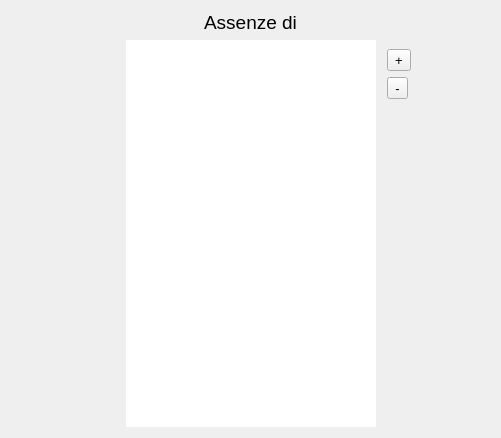
<?xml version="1.0" encoding="UTF-8"?>
<ui version="4.0">
 <class>mainWidget</class>
 <widget class="QWidget" name="mainWidget">
  <property name="geometry">
   <rect>
    <x>0</x>
    <y>0</y>
    <width>501</width>
    <height>438</height>
   </rect>
  </property>
  <property name="font">
   <font>
    <family>Arial</family>
    <pointsize>10</pointsize>
   </font>
  </property>
  <property name="windowTitle">
   <string>Assenze</string>
  </property>
  <layout class="QGridLayout" name="gridLayout">
   <item row="1" column="0">
    <spacer name="hSpacer">
     <property name="orientation">
      <enum>Qt::Horizontal</enum>
     </property>
     <property name="sizeType">
      <enum>QSizePolicy::Expanding</enum>
     </property>
     <property name="sizeHint" stdset="0">
      <size>
       <width>70</width>
       <height>20</height>
      </size>
     </property>
    </spacer>
   </item>
   <item row="1" column="4">
    <widget class="QWidget" name="widgetButtons" native="true">
     <property name="sizePolicy">
      <sizepolicy hsizetype="Expanding" vsizetype="Preferred">
       <horstretch>0</horstretch>
       <verstretch>0</verstretch>
      </sizepolicy>
     </property>
     <layout class="QVBoxLayout" name="layoutButtons">
      <property name="leftMargin">
       <number>5</number>
      </property>
      <item alignment="Qt::AlignLeft">
       <widget class="QToolButton" name="btnPiu">
        <property name="text">
         <string>+</string>
        </property>
       </widget>
      </item>
      <item alignment="Qt::AlignLeft">
       <widget class="QToolButton" name="btnMeno">
        <property name="text">
         <string>-</string>
        </property>
       </widget>
      </item>
      <item>
       <spacer name="verticalSpacer2">
        <property name="orientation">
         <enum>Qt::Vertical</enum>
        </property>
        <property name="sizeType">
         <enum>QSizePolicy::Expanding</enum>
        </property>
        <property name="sizeHint" stdset="0">
         <size>
          <width>20</width>
          <height>294</height>
         </size>
        </property>
       </spacer>
      </item>
     </layout>
    </widget>
   </item>
   <item row="1" column="1" colspan="3">
    <widget class="QListWidget" name="listWidget">
     <property name="sizePolicy">
      <sizepolicy hsizetype="Maximum" vsizetype="Expanding">
       <horstretch>0</horstretch>
       <verstretch>0</verstretch>
      </sizepolicy>
     </property>
     <property name="minimumSize">
      <size>
       <width>250</width>
       <height>0</height>
      </size>
     </property>
     <property name="maximumSize">
      <size>
       <width>200</width>
       <height>16777215</height>
      </size>
     </property>
     <property name="frameShape">
      <enum>QFrame::NoFrame</enum>
     </property>
     <property name="editTriggers">
      <set>QAbstractItemView::NoEditTriggers</set>
     </property>
     <property name="movement">
      <enum>QListView::Static</enum>
     </property>
     <property name="resizeMode">
      <enum>QListView::Adjust</enum>
     </property>
     <property name="layoutMode">
      <enum>QListView::SinglePass</enum>
     </property>
     <property name="viewMode">
      <enum>QListView::ListMode</enum>
     </property>
    </widget>
   </item>
   <item row="0" column="0" colspan="5">
    <widget class="QLabel" name="labelIntestazione">
     <property name="font">
      <font>
       <family>Arial</family>
       <pointsize>14</pointsize>
      </font>
     </property>
     <property name="text">
      <string>Assenze di</string>
     </property>
     <property name="alignment">
      <set>Qt::AlignCenter</set>
     </property>
    </widget>
   </item>
  </layout>
 </widget>
 <resources/>
 <connections/>
</ui>
